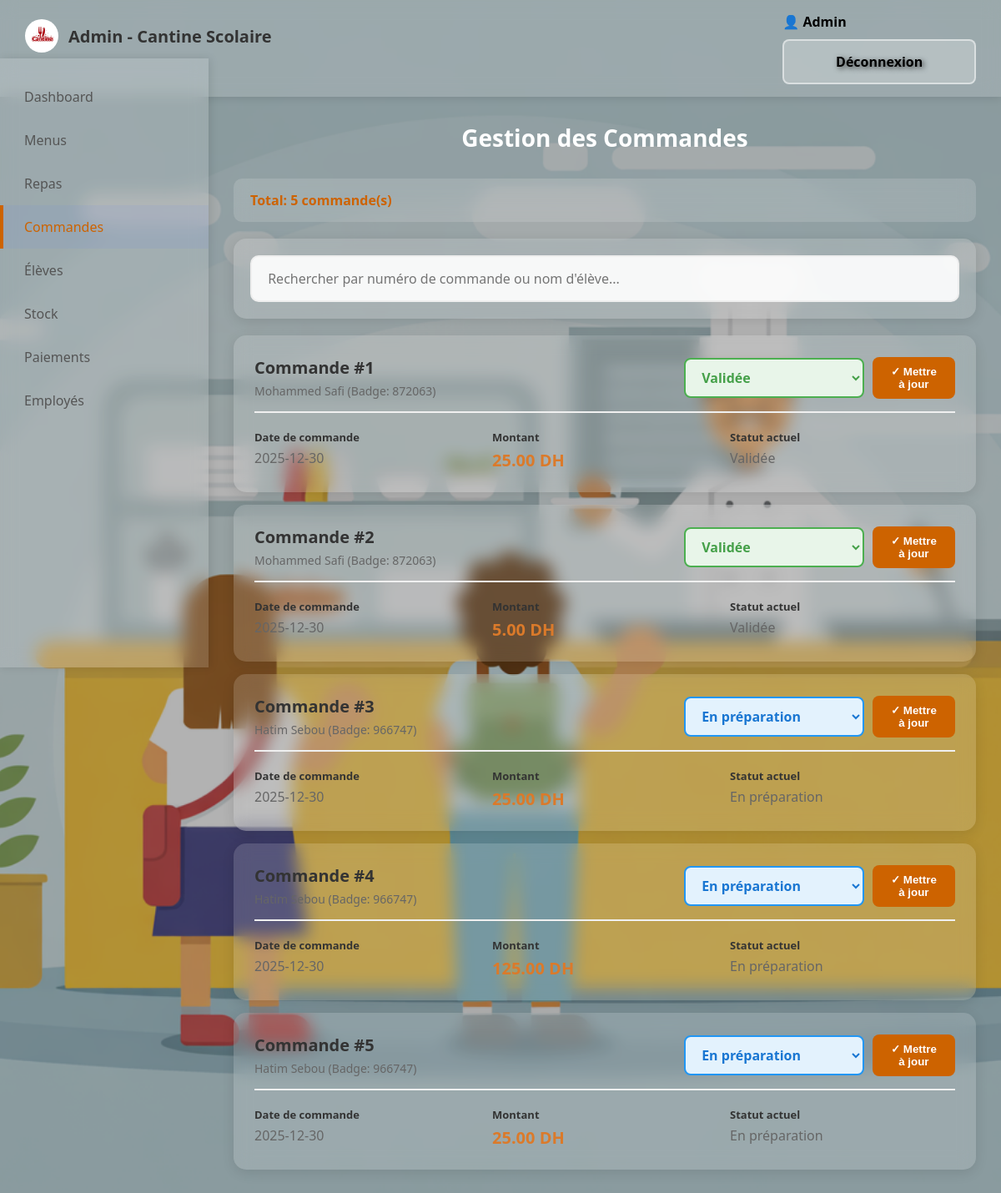
/admin/commandes (signed in), run on the app's committed database.
### tables this page shows
CREATE TABLE commande (
        id_commande INTEGER PRIMARY KEY AUTOINCREMENT,
        date_de_commande DATE,
        status_de_commande TEXT,
        montant_du_commande REAL,
        id_eleve INTEGER,
        id_cantine INTEGER,
        FOREIGN KEY (id_eleve) REFERENCES eleves(id_eleve)
    );

CREATE TABLE eleves (
        id_eleve INTEGER PRIMARY KEY AUTOINCREMENT,
        nom_d_eleve TEXT,
        prenom_d_eleve TEXT,
        date_de_naissance DATE,
        class_d_etude TEXT,
        allergie TEXT,
        num_de_badge TEXT UNIQUE,
        regime_alimentaire TEXT,
        id_cantine INTEGER
    );

### app.py (the view)
@app.route('/admin/commandes')
def admin_commandes():
    if 'user_id' not in session or session.get('user_type') != 'admin':
        return redirect(url_for('index'))
    conn = get_db()
    commandes = conn.execute('''SELECT c.*, e.nom_d_eleve, e.prenom_d_eleve, e.num_de_badge
        FROM commande c LEFT JOIN eleves e ON c.id_eleve = e.id_eleve
        ORDER BY c.date_de_commande DESC''').fetchall()
    conn.close()
    return render_template('admin_commandes.html', commandes=commandes, nom=session.get('nom'))

### app.py (called while the page is built, shortened)
def get_db():
    conn = sqlite3.connect('cantine.db')
    conn.row_factory = sqlite3.Row
    return conn

def get_cantine_info():
    conn = get_db()
    cantine = conn.execute('SELECT * FROM cantine WHERE id_cantine = 1').fetchone()
    conn.close()
    return cantine

@app.context_processor
def inject_cantine_info():
    return dict(cantine_info=get_cantine_info())

### templates/admin_commandes.html (shortened to what this page needs)
{% extends "base.html" %}
{% block content %}
<div class="admin-nav">
    <div class="logo">
        <img src="{{ url_for('static', filename='logo.png') }}" alt="Logo">
        <span>Admin - Cantine Scolaire</span>
    </div>
    <div>
        <span style="margin-right: 15px; font-weight: 600;">👤 {{ nom }}</span>
        <a href="{{ url_for('logout') }}" class="btn btn-secondary">Déconnexion</a>
    </div>
</div>
<div class="sidebar">
    <a href="{{ url_for('admin_dashboard') }}">Dashboard</a>
    <a href="{{ url_for('admin_menus') }}"> Menus</a>
    <a href="{{ url_for('admin_repas') }}"> Repas</a>
    <a href="{{ url_for('admin_commandes') }}" class="active"> Commandes</a>
    <a href="{{ url_for('admin_eleves') }}"> Élèves</a>
    <a href="{{ url_for('admin_stock') }}"> Stock</a>
    <a href="{{ url_for('admin_paiements') }}"> Paiements</a>
    <a href="{{ url_for('admin_employees') }}"> Employés</a>
</div>
<div class="main-content">
    <h1> Gestion des Commandes</h1>
    <div class="total-count">
        Total: <span id="total-commandes">{{ commandes|length }}</span> commande(s)
    </div>
    <div class="search-box">
        <input type="text"
               id="search-input"
               placeholder=" Rechercher par numéro de commande ou nom d'élève..."
               autocomplete="off">
    </div>
    <div id="commandes-container">
        {% if commandes|length == 0 %}
        <div style="background: rgba(255, 255, 255, 0.15) !important;backdrop-filter: blur(10px);; padding: 40px; border-radius: 15px; text-align: center; color: #666666;">
            <p style="font-size: 18px;">Aucune commande enregistrée</p>
        </div>
        {% else %}
        {% for commande in commandes %}
        <div class="commande-card">
            <div class="commande-header">
                <div>
                    <div class="commande-id">Commande #{{ commande.id_commande }}</div>
                    <div class="commande-eleve">
                         {{ commande.prenom_d_eleve }} {{ commande.nom_d_eleve }}
                        (Badge: {{ commande.num_de_badge }})
                    </div>
                </div>
                <form method="POST" action="{{ url_for('admin_changer_statut', commande_id=commande.id_commande) }}" class="status-form">
                    <select name="statut" class="status-select
                        {% if commande.status_de_commande == 'En attente' %}status-en-attente
                        {% elif commande.status_de_commande == 'En préparation' %}status-en-preparation
                        {% elif commande.status_de_commande == 'Préparée' %}status-preparee
                        {% elif commande.status_de_commande in ['Validée', 'Payée'] %}status-validee
                        {% endif %}" required>
                        <option value="En préparation" {% if commande.status_de_commande == 'En préparation' %}selected{% endif %}>En préparation</option>
                        <option value="Validée" {% if commande.status_de_commande in ['Validée', 'Payée'] %}selected{% endif %}>Validée</option>
                    </select>
                    <button type="submit" class="btn-update">✓ Mettre à jour</button>
                </form>
            </div>
            <div class="commande-details">
                <div class="detail-item">
                    <span class="detail-label">Date de commande</span>
                    <span>{{ commande.date_de_commande }}</span>
                </div>
                <div class="detail-item">
                    <span class="detail-label"> Montant</span>
                    <span class="montant">{{ "%.2f"|format(commande.montant_du_commande) }} DH</span>
                </div>
                <div class="detail-item">
                    <span class="detail-label">Statut actuel</span>
                    <span>{{ commande.status_de_commande }}</span>
                </div>
            </div>
        </div>
        {% endfor %}
        {% endif %}
    </div>
</div>
{% endblock %}

### data on the page
commande: id_commande "1", prenom_d_eleve "Mohammed", nom_d_eleve "Safi", num_de_badge "872063", statut "Validée", date_de_commande "2025-12-30", montant_du_commande "25.00", status_de_commande "Validée"
commande: id_commande "2", prenom_d_eleve "Mohammed", nom_d_eleve "Safi", num_de_badge "872063", statut "Validée", date_de_commande "2025-12-30", montant_du_commande "5.00", status_de_commande "Validée"
commande: id_commande "3", prenom_d_eleve "Hatim", nom_d_eleve "Sebou", num_de_badge "966747", statut "En préparation", date_de_commande "2025-12-30", montant_du_commande "25.00", status_de_commande "En préparation"
commande: id_commande "4", nom_d_eleve "Sebou", num_de_badge "966747", statut "En préparation", date_de_commande "2025-12-30", status_de_commande "En préparation"
commande: id_commande "5", prenom_d_eleve "Hatim", nom_d_eleve "Sebou", num_de_badge "966747", statut "En préparation", date_de_commande "2025-12-30", montant_du_commande "25.00", status_de_commande "En préparation"

### other printed values
{{ nom }} "Admin"
{{ commandes|length }} "5"
